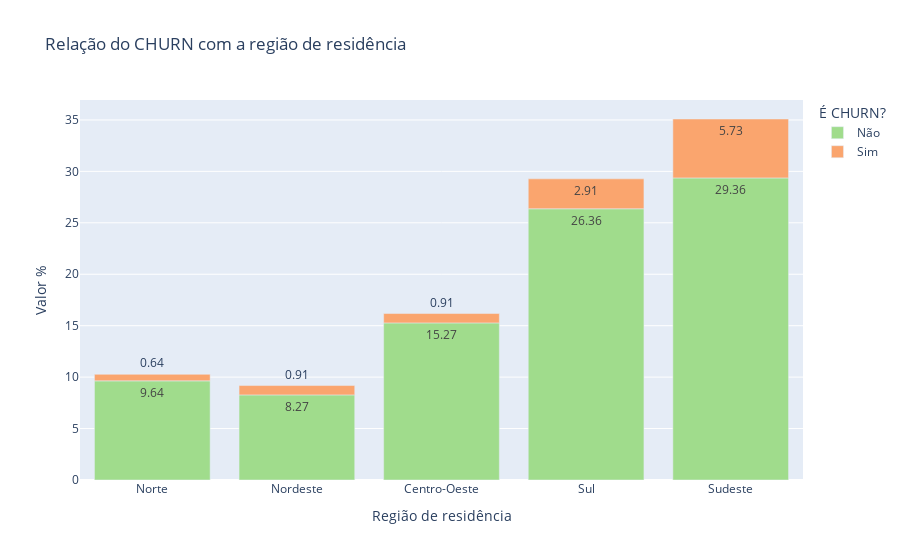

The notebook cell this image was saved under:
### Markdown cell above
## Relação do CHURN com a região de residência

O CHURN acompanha a proporção da base de clientes por região

### Code cell
df_aux = df[['id_associado','is_churn', 'regiao_residencia']].groupby(['is_churn', 'regiao_residencia']).agg({'id_associado': 'count'}).reset_index().rename(columns={'id_associado':'total'})
df_aux['perc'] = df_aux['total']/df_aux['total'].sum() * 100
df_aux['is_churn'] = df_aux['is_churn'].map({True: 'Sim', False: 'Não'})

fig = px.bar(df_aux, x="regiao_residencia", y="perc", color="is_churn", title="Relação do CHURN com a região de residência", color_discrete_sequence=palette_plotly, labels={'regiao_residencia': 'Região de residência', 'perc':'Valor %'}, text_auto='.2f')
fig.update_layout(
    legend=dict(
        title='É CHURN?'
    )
)

fig.show()

### Figure 1 — Plotly figure (JSON) as saved in the notebook; plotly's stock layout.template omitted (floating-point values rounded to 4 significant figures)
{"data": [{"alignmentgroup": "True", "hovertemplate": "is_churn=Não<br>Região de residência=%{x}<br>Valor %=%{y}<extra></extra>", "legendgroup": "Não", "marker": {"color": "#A0DC8C", "pattern": {"shape": ""}}, "name": "Não", "offsetgroup": "Não", "orientation": "v", "showlegend": true, "textposition": "auto", "texttemplate": "%{y:.2f}", "type": "bar", "x": ["Norte", "Nordeste", "Centro-Oeste", "Sul", "Sudeste"], "xaxis": "x", "y": [9.636, 8.273, 15.27, 26.36, 29.36], "yaxis": "y"}, {"alignmentgroup": "True", "hovertemplate": "is_churn=Sim<br>Região de residência=%{x}<br>Valor %=%{y}<extra></extra>", "legendgroup": "Sim", "marker": {"color": "#FAA56E", "pattern": {"shape": ""}}, "name": "Sim", "offsetgroup": "Sim", "orientation": "v", "showlegend": true, "textposition": "auto", "texttemplate": "%{y:.2f}", "type": "bar", "x": ["Norte", "Nordeste", "Centro-Oeste", "Sul", "Sudeste"], "xaxis": "x", "y": [0.6364, 0.9091, 0.9091, 2.909, 5.727], "yaxis": "y"}], "layout": {"barmode": "relative", "legend": {"title": {"text": "É CHURN?"}, "tracegroupgap": 0}, "title": {"text": "Relação do CHURN com a região de residência"}, "xaxis": {"anchor": "y", "domain": [0, 1], "title": {"text": "Região de residência"}}, "yaxis": {"anchor": "x", "domain": [0, 1], "title": {"text": "Valor %"}}}}
